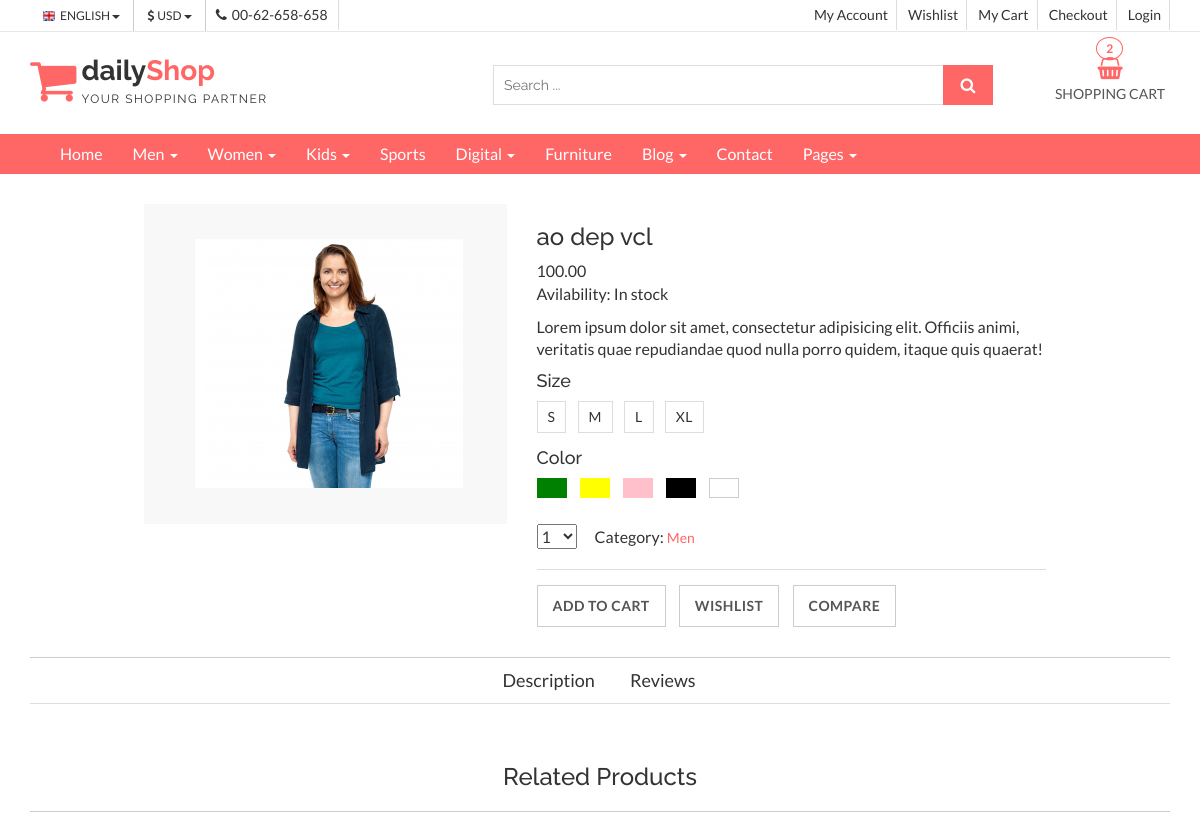
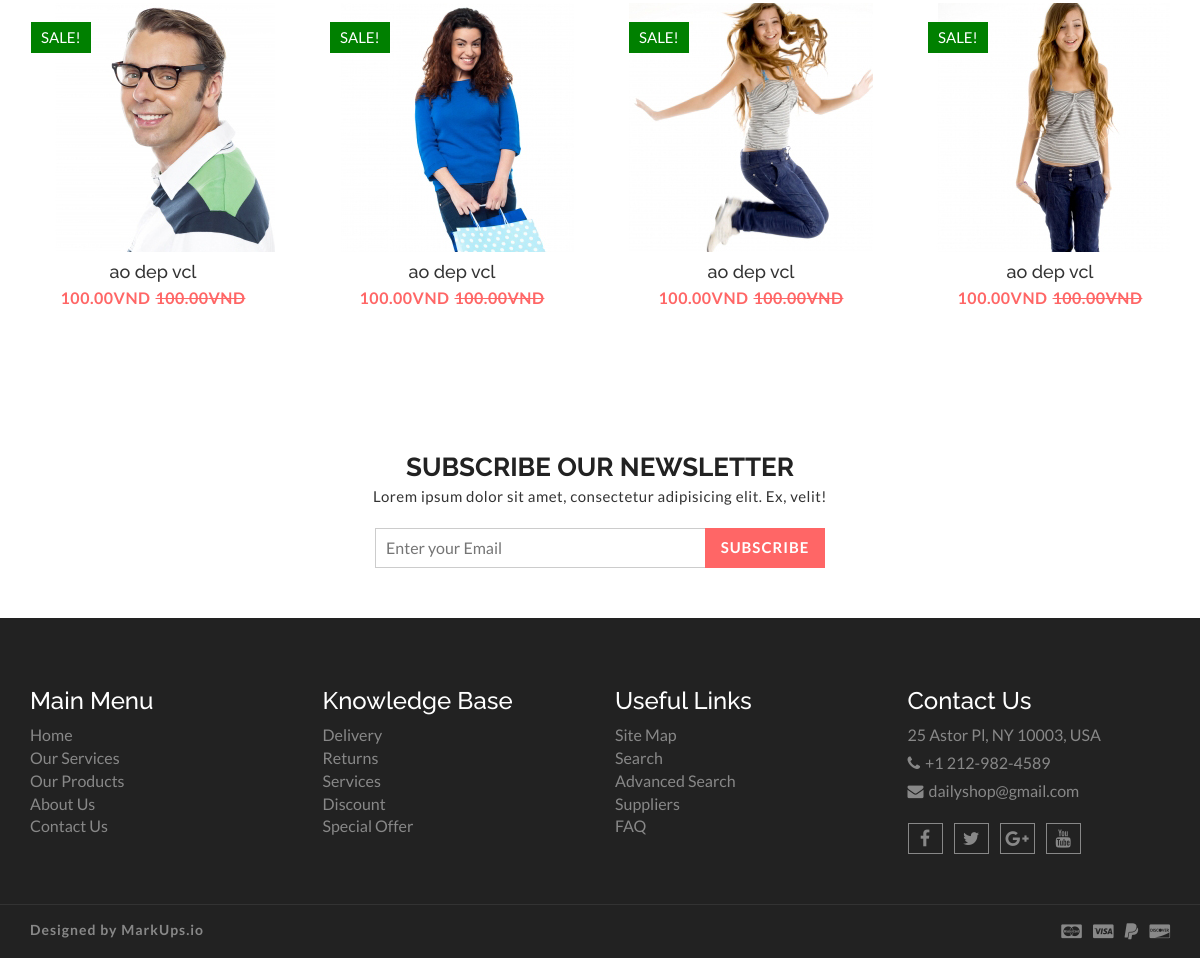
The page /6/ao-dep-vcl/ on the database its author committed (2 pictures, top to bottom).
### shop/models.py (models this page shows, shortened)
class Product(models.Model):
	category = models.ForeignKey(Category,
		                        on_delete=models.CASCADE,
		                        related_name='products')
	name = models.CharField(max_length=200, db_index=True)
	slug = models.SlugField(max_length=200, db_index=True)
	image = models.ImageField(upload_to='products', blank=True)
	description = models.TextField(blank=True)
	price = models.DecimalField(max_digits=10, decimal_places=2)
	available = models.BooleanField(default=True)
	created = models.DateTimeField(auto_now_add=True)
	updated = models.DateTimeField(auto_now=True)
	class Meta:
		ordering = ('name',)
		index_together = (('id', 'slug'),)

class Category(models.Model):
	name = models.CharField(max_length=200, db_index=True)
	slug = models.SlugField(max_length=200, unique=True)
	class Meta:
		ordering = ('id',)
		verbose_name = 'category'
		verbose_name_plural = 'categories'
	def __str__(self):
		return self.name

### shop/views.py (the view)
# urls.py: path('<int:id>/<slug:slug>/', views.product_detail, name='product_detail'),
def product_detail(request, id, slug):
	products = Product.objects.filter(available=True)[:4]
	product = get_object_or_404(Product, id=id, slug=slug)
	context = {
	    'product': product,
	    'products': products
	}
	return render(request, 'shop/product/detail.html', context)

### templates/shop/product/detail.html (shortened to what this page needs)
{% extends "base.html" %}
{% load static %}
{% block content %}
 <section id="menu">
    <div class="container">
      <div class="menu-area">
        <div class="navbar navbar-default" role="navigation">
            <div class="navbar-collapse collapse">
            <ul class="nav navbar-nav">
              <li><a href="index.html">Home</a></li>
              <li><a href="#">Men <span class="caret"></span></a>
              </li>
              <li><a href="#">Women <span class="caret"></span></a>
              </li>
              <li><a href="#">Kids <span class="caret"></span></a>
              </li>
              <li><a href="#">Sports</a></li>
             <li><a href="#">Digital <span class="caret"></span></a>
              </li>
              <li><a href="#">Furniture</a></li>
              <li><a href="blog-archive.html">Blog <span class="caret"></span></a>
              </li>
              <li><a href="contact.html">Contact</a></li>
              <li><a href="#">Pages <span class="caret"></span></a>
              </li>
            </ul>
          </div>
        </div>
      </div>
      </div>
  </section>
  <section id="aa-product-details">
    <div class="container">
      <div class="row">
        <div class="col-md-12">
          <div class="aa-product-details-area">
            <div class="aa-product-details-content">
              <div class="row">
                <div class="col-md-5 col-sm-5 col-xs-12">
                  <div class="aa-product-view-slider">
                    <div id="demo-1" class="simpleLens-gallery-container">
                      <div class="simpleLens-container">
                        <div class="simpleLens-big-image-container"><a data-lens-image="img/view-slider/large/polo-shirt-1.png" class="simpleLens-lens-image"><img src="{{ product.image.url }}" class="simpleLens-big-image"></a></div>
                      </div>
                    </div>
                  </div>
                </div>
                <div class="col-md-7 col-sm-7 col-xs-12">
                  <div class="aa-product-view-content">
                    <h3>{{ product.name }}</h3>
                    <div class="aa-price-block">
                      <span class="aa-product-view-price">{{ product.price }}</span>
                      <p class="aa-product-avilability">Avilability: <span>In stock</span></p>
                    </div>
                    <p>Lorem ipsum dolor sit amet, consectetur adipisicing elit. Officiis animi, veritatis quae repudiandae quod nulla porro quidem, itaque quis quaerat!</p>
                    <h4>Size</h4>
                    <div class="aa-prod-view-size">
                      <a href="#">S</a>
                      <a href="#">M</a>
                      <a href="#">L</a>
                      <a href="#">XL</a>
                    </div>
                    <h4>Color</h4>
                    <div class="aa-color-tag">
                      <a href="#" class="aa-color-green"></a>
                      <a href="#" class="aa-color-yellow"></a>
                      <a href="#" class="aa-color-pink"></a>
                      <a href="#" class="aa-color-black"></a>
                      <a href="#" class="aa-color-white"></a>
                    </div>
                    <div class="aa-prod-quantity">
                      <form action="">
                        <select id="" name="">
                          <option selected="1" value="0">1</option>
                        </select>
                      </form>
                      <p class="aa-prod-category">
                        Category: <a href="#">{{ product.category }}</a>
                      </p>
                    </div>
                    <div class="aa-prod-view-bottom">
                      <a class="aa-add-to-cart-btn" href="#">Add To Cart</a>
                      <a class="aa-add-to-cart-btn" href="#">Wishlist</a>
                      <a class="aa-add-to-cart-btn" href="#">Compare</a>
                    </div>
                  </div>
                </div>
              </div>
            </div>
            <div class="aa-product-details-bottom">
              <ul class="nav nav-tabs" id="myTab2">
                <li><a href="#description" data-toggle="tab">Description</a></li>
                <li><a href="#review" data-toggle="tab">Reviews</a></li>
              </ul>
              <div class="tab-content">
                <div class="tab-pane fade in active" id="description">
                </div>
              </div>
            </div>
            <div class="aa-product-related-item">
              <h3>Related Products</h3>
              <ul class="aa-product-catg aa-related-item-slider">
              	{% for p in products %}
                <li>
                  <figure>
                    <a class="aa-product-img" href="#"><img src="{{ p.image.url }}" alt="polo shirt img"></a>
                     <figcaption>
                      <h4 class="aa-product-title"><a href="#">{{ p.name }}</a></h4>
                      <span class="aa-product-price">{{ p.price }}VND</span><span class="aa-product-price"><del>{{ p.price }}VND</del></span>
                    </figcaption>
                  </figure>
                  <span class="aa-badge aa-sale" href="#">SALE!</span>
                </li>
                 {% endfor %}
              </ul>
            </div>
          </div>
        </div>
      </div>
    </div>
  </section>
  <section id="aa-subscribe">
    <div class="container">
      <div class="row">
        <div class="col-md-12">
          <div class="aa-subscribe-area">
            <h3>Subscribe our newsletter </h3>
            <p>Lorem ipsum dolor sit amet, consectetur adipisicing elit. Ex, velit!</p>
            <form action="" class="aa-subscribe-form">
              <input type="email" name="" id="" placeholder="Enter your Email">
              <input type="submit" value="Subscribe">
            </form>
          </div>
        </div>
      </div>
    </div>
  </section>
  {% endblock %}

### static/css/theme-color/default-theme.css (style rules this page uses)
#menu { background-color: #ff6666; }
.aa-product-catg li .aa-product-price { color: #ff6666; }
#aa-subscribe .aa-subscribe-area .aa-subscribe-form input[type="submit"] { background: #ff6666 none repeat scroll 0 0; border: 1px solid #ff6666; }
#aa-product-details .aa-product-details-area .aa-product-details-content .aa-product-view-content .aa-prod-quantity .aa-prod-category a { color: #ff6666; }

### rows shown on the page
Product: image (picture), name "ao dep vcl", price "100.00", category "Men"
Product: image (picture), name "ao dep vcl", price "100.00"
Product: image (picture), name "ao dep vcl", price "100.00"
Product: image (picture), name "ao dep vcl", price "100.00"
Product: image (picture), name "ao dep vcl", price "100.00"
